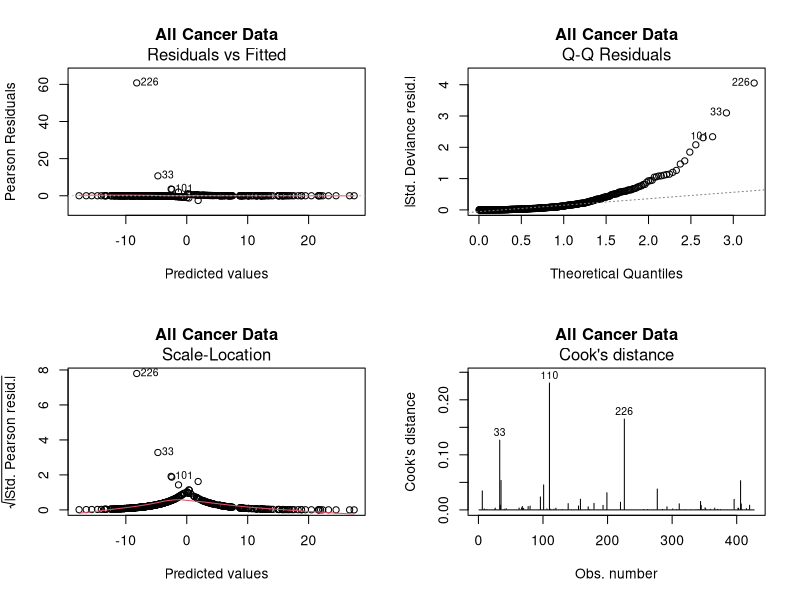
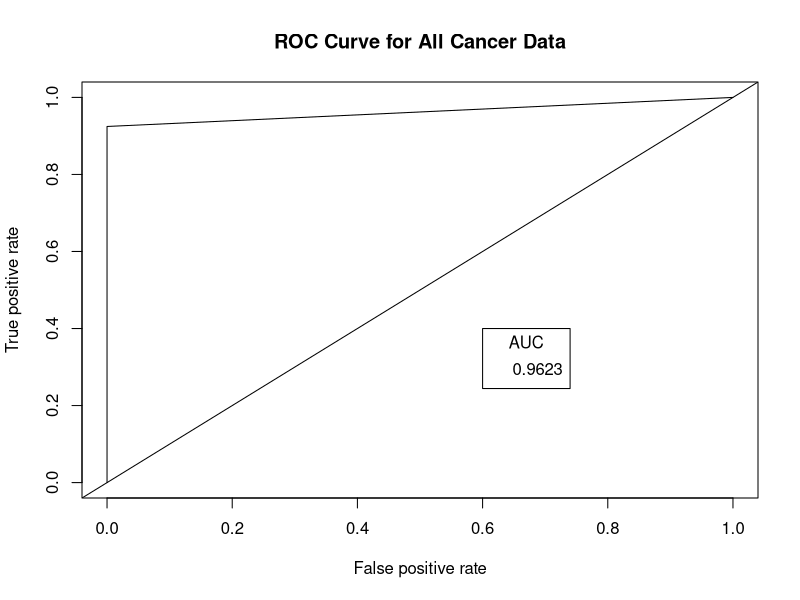
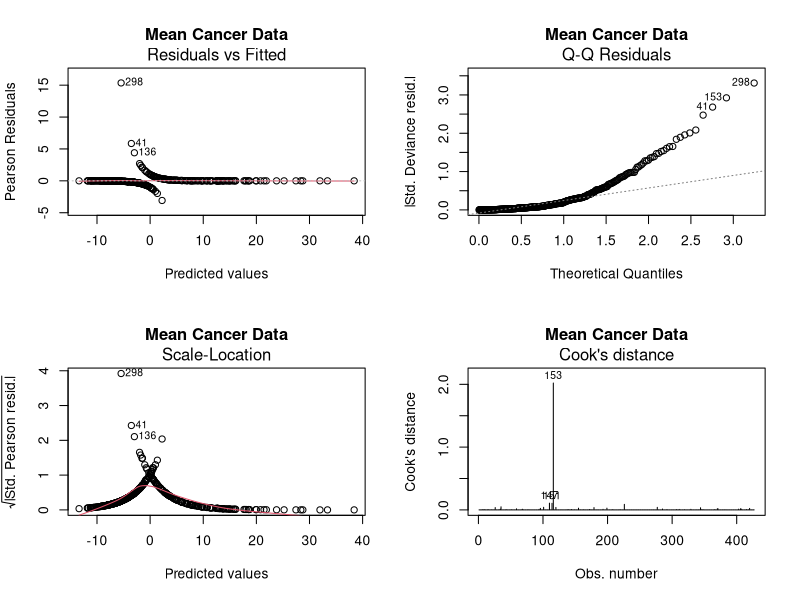
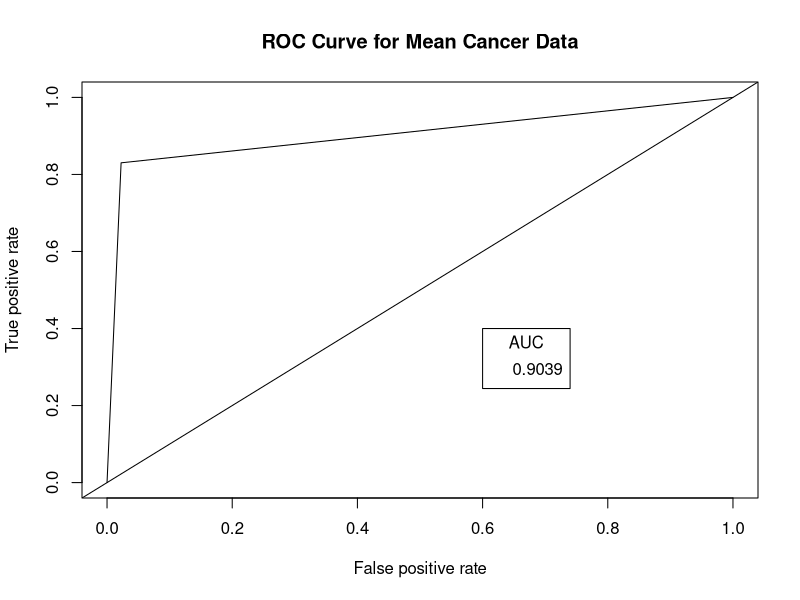
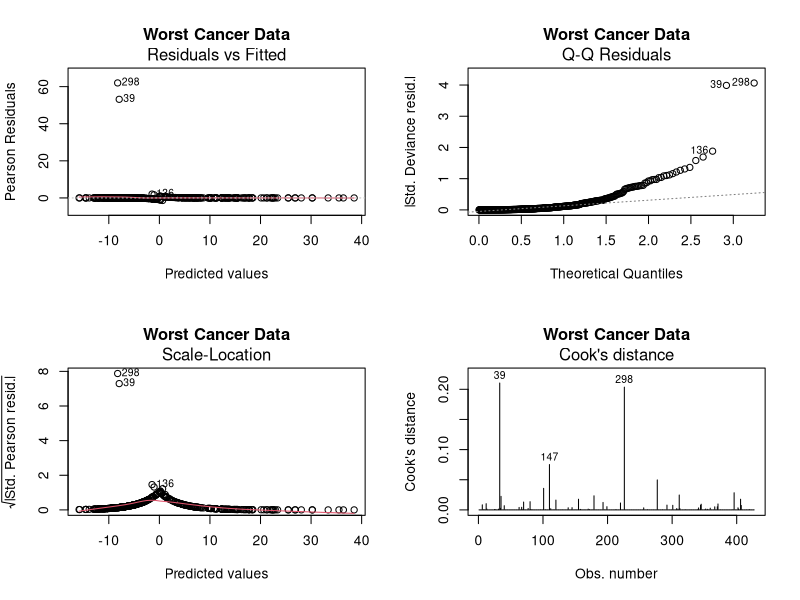
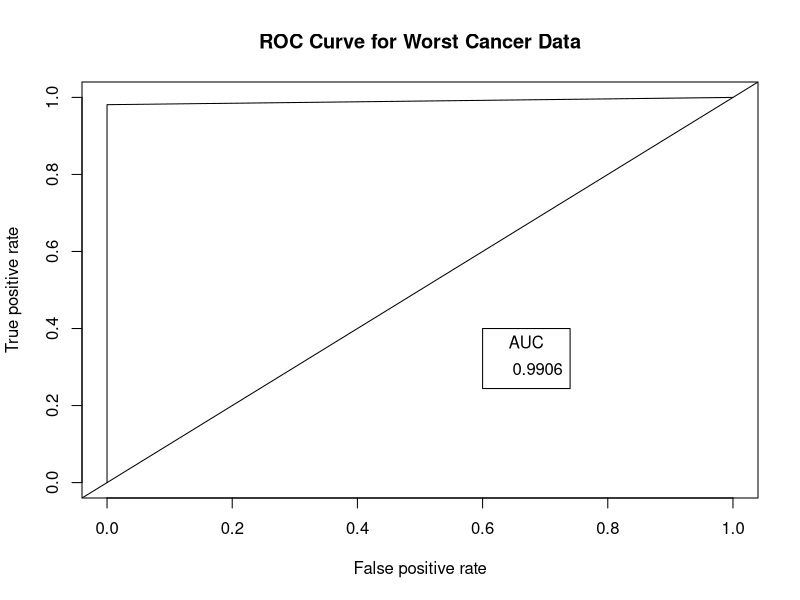

Reproduce these figures in R, in order.
### Installing necessary packages
#install.packages("tidyverse")
#install.packages("caTools") # For Logistic regression
#install.packages("ROCR")	 # For ROC curve to evaluate model
#install.packages("pscl")  # Model evaluation


### Loading package
library(plyr)
library(tidyverse)
library(caTools)
library(ROCR)
library(carData)
library(caret)
library(car)
library(pscl)


###load dataset
data_all <- readxl::read_xlsx("Breast Cancer data - CS 5610.xlsx")
#remove ids and standard errors, setting diagnosis to factor variable
# factor set 1 == "M", 0 == "B"
data_all <- data_all[,-1]
data_all <- data_all[, !grepl('_se', colnames(data_all))]
colnames(data_all)[c(9, 19)] <- c("concave_points_mean", "concave_points_worst")
data_all$diagnosis <- as.factor(data_all$diagnosis)
data_all$diagnosis <- as.integer(data_all$diagnosis)-1


### Summary of dataset in package
summary(data_all)
nrow(data_all)


### Correlation plot for whole dataset 
#pairs(data_all[-1])
findCorrelation(cor(data_all[-1]), cutoff = 0.75, names = TRUE)


### Splitting dataset dividing data 75/25 split
set.seed(99)
split <- sample.split(data_all$diagnosis, SplitRatio = 0.75)
head(split)

train_all <- subset(data_all, split == "TRUE")
test_all <- subset(data_all, split == "FALSE")


### Training model full model and summary output
logistic_full <- glm(diagnosis ~ ., data=train_all, family="binomial")
logistic_full

summary(logistic_full)

#Assessing Model Fit
#We can compute McFadden's R2 for our model using the pR2 function from the pscl package.

pR2(logistic_full)["McFadden"]
#A value of 0.9084415 is quite high for McFadden's R2, 
#which indicates that our model fits the data very well and has high predictive power.

#Variable Importance
varImp(logistic_full, sort = TRUE)

#calculate VIF values for each predictor variable in our model
vif(logistic_full)

#we can assume that multicollinearity is an issue in our model. So, we have 
#values above 5 indicate severe multicollinearity such that radius_worst and perimeter_worst.
# Set a VIF threshold. All the variables having higher VIF than threshold
#are dropped from the model
threshold=4.99


### Sequentially drop the variable with the largest VIF until
# all variables have VIF less than threshold
logistic_all <- logistic_full
drop=TRUE

aftervif=data.frame()
while(drop==TRUE) {
  vmodel=vif(logistic_all)
  aftervif=rbind.fill(aftervif,as.data.frame(t(vmodel)))
  if(max(vmodel)>threshold) {
    logistic_all=update(logistic_all,as.formula(paste(".","~",".","-",names(which.max(vmodel))))) }
  else { drop=FALSE }}

#Model after removing correlated Variables
summary(logistic_all)
vif(logistic_all)


### How variables removed sequentially
t_aftervif= as.data.frame(t(aftervif))

# Final (uncorrelated) variables with their VIFs
print(as.data.frame(vmodel))


### Use the Model to Make Predictions on test data
# Predict test data, converting to 0 or 1 based on 0.5 cutoff value
predict_reg <- predict(logistic_all, test_all, type = "response")
predict_reg <- ifelse(predict_reg > 0.5, 1, 0)
predict_reg <- as.vector(predict_reg)


### Model Diagnostics
# Diagnostics plots
par(mfrow = c(2,2))
plot(logistic_all, which = 1:4, main = "All Cancer Data")

### ROC-AUC Curve
ROCPred <- prediction(predict_reg, test_all$diagnosis)
ROCPer <- performance(ROCPred, measure = "tpr",
                      x.measure = "fpr")

auc <- performance(ROCPred, measure = "auc")
auc <- auc@y.values[[1]]
auc

### Plotting curve
par(mfrow = c(1,1))
plot(ROCPer, main = "ROC Curve for All Cancer Data")
abline(a = 0, b = 1)
auc <- round(auc, 4)
legend(.6, .4, auc, title = "AUC", cex = 1)


### Evaluating model accuracy
predict_reg <- factor(ifelse(predict_reg > 0.5, 1, 0),
                      labels = c("B", "M"))
test_all$diagnosis <- factor(ifelse(test_all$diagnosis > 0.5, 1, 0),
                             labels = c("B", "M"))
all_confusion <- caret::confusionMatrix(test_all$diagnosis, predict_reg,
                                        mode = 'everything',
                                        positive = 'M')
all_r2 <- pR2(logistic_all)["McFadden"]









###load dataset
data_mean <- read.csv("breast_cancer_mean.csv")

#r Setting diagnosis to factor variable: factor set 1 == "M", 0 == "B"
data_mean$diagnosis <- as.factor(data_mean$diagnosis)
data_mean$diagnosis <- as.integer(data_mean$diagnosis)-1


### Summary of dataset in package
summary(data_mean)
nrow(data_mean)


### Correlation plot for whole dataset 
#pairs(data_mean[-1])
findCorrelation(cor(data_mean[-1]), cutoff = 0.7, names = TRUE)


### Splitting dataset dividing data 75/25 split
set.seed(99)
split <- sample.split(data_mean$diagnosis, SplitRatio = 0.75)
head(split)

train_mean <- subset(data_mean, split == "TRUE")
test_mean <- subset(data_mean, split == "FALSE")


### Training model full model and summary output
logistic_mean <- glm(diagnosis ~ ., data=train_mean, family="binomial")
logistic_mean

summary(logistic_mean)

#Assessing Model Fit
#We can compute McFadden's R2 for our model using the pR2 function from the pscl package.

pR2(logistic_mean)["McFadden"]
#A value of 0.9084415 is quite high for McFadden's R2, 
#which indicates that our model fits the data very well and has high predictive power.

#Variable Importance
varImp(logistic_mean, sort = TRUE)

#calculate VIF values for each predictor variable in our model
vif(logistic_mean)

#we can assume that multicollinearity is an issue in our model. So, we have 
#values above 5 indicate severe multicollinearity such that radius_worst and perimeter_worst.
# Set a VIF threshold. All the variables having higher VIF than threshold
#are dropped from the model
threshold=4.99


### Sequentially drop the variable with the largest VIF until
# all variables have VIF less than threshold
drop=TRUE

aftervif=data.frame()
while(drop==TRUE) {
  vmodel=vif(logistic_mean)
  aftervif=rbind.fill(aftervif,as.data.frame(t(vmodel)))
  if(max(vmodel)>threshold) {
    logistic_mean=update(logistic_mean,as.formula(paste(".","~",".","-",names(which.max(vmodel))))) }
  else { drop=FALSE }}

#Model after removing correlated Variables
summary(logistic_mean)
vif(logistic_mean)


### How variables removed sequentially
t_aftervif= as.data.frame(t(aftervif))

# Final (uncorrelated) variables with their VIFs
print(as.data.frame(vmodel))


### Use the Model to Make Predictions on test data
# Predict test data, converting to 0 or 1 based on 0.5 cutoff value
predict_reg <- predict(logistic_mean, test_mean, type = "response")
predict_reg <- ifelse(predict_reg > 0.5, 1, 0)
predict_reg <- as.vector(predict_reg)


### Model Diagnostics
# Diagnostic plots
par(mfrow = c(2,2))
plot(logistic_mean, which = 1:4, main = "Mean Cancer Data")

# ROC-AUC Curve
ROCPred <- prediction(predict_reg, test_mean$diagnosis)
ROCPer <- performance(ROCPred, measure = "tpr",
                      x.measure = "fpr")

auc <- performance(ROCPred, measure = "auc")
auc <- auc@y.values[[1]]
auc

### Plotting curve
par(mfrow = c(1,1))
plot(ROCPer, main = "ROC Curve for Mean Cancer Data")
abline(a = 0, b = 1)
auc <- round(auc, 4)
legend(.6, .4, auc, title = "AUC", cex = 1)


### Evaluating model accuracy
predict_reg <- factor(ifelse(predict_reg > 0.5, 1, 0),
                      labels = c("B", "M"))
test_mean$diagnosis <- factor(ifelse(test_mean$diagnosis > 0.5, 1, 0),
                             labels = c("B", "M"))
mean_confusion<- caret::confusionMatrix(test_mean$diagnosis, predict_reg,
                       mode = 'everything',
                       positive = 'M')
mean_r2 <- pR2(logistic_mean)["McFadden"]

















###load dataset
data_worst <- read.csv("breast_cancer_worst.csv")

#r Setting diagnosis to factor variable: factor set 1 == "M", 0 == "B"
data_worst$diagnosis <- as.factor(data_worst$diagnosis)
data_worst$diagnosis <- as.integer(data_worst$diagnosis)-1


### Summary of dataset in package
summary(data_worst)
nrow(data_worst)


### Correlation plot for whole dataset 
#pairs(data_worst[-1])
findCorrelation(cor(data_worst[-1]), cutoff = 0.7, names = TRUE)


### Splitting dataset dividing data 75/25 split
set.seed(99)
split <- sample.split(data_worst$diagnosis, SplitRatio = 0.75)
head(split)

train_worst <- subset(data_worst, split == "TRUE")
test_worst <- subset(data_worst, split == "FALSE")


### Training model full model and summary output
logistic_worst <- glm(diagnosis ~ ., data=train_worst, family="binomial")
logistic_worst

summary(logistic_worst)

#Assessing Model Fit
#We can compute McFadden's R2 for our model using the pR2 function from the pscl package.

pR2(logistic_worst)["McFadden"]
#A value of 0.9084415 is quite high for McFadden's R2, 
#which indicates that our model fits the data very well and has high predictive power.

#Variable Importance
varImp(logistic_worst, sort = TRUE)

#calculate VIF values for each predictor variable in our model
vif(logistic_worst)

#we can assume that multicollinearity is an issue in our model. So, we have 
#values above 5 indicate severe multicollinearity such that radius_worst and perimeter_worst.
# Set a VIF threshold. All the variables having higher VIF than threshold
#are dropped from the model
threshold=4.99


### Sequentially drop the variable with the largest VIF until
# all variables have VIF less than threshold
drop=TRUE

aftervif=data.frame()
while(drop==TRUE) {
  vmodel=vif(logistic_worst)
  aftervif=rbind.fill(aftervif,as.data.frame(t(vmodel)))
  if(max(vmodel)>threshold) {
    logistic_worst=update(logistic_worst,as.formula(paste(".","~",".","-",names(which.max(vmodel))))) }
  else { drop=FALSE }}

#Model after removing correlated Variables
summary(logistic_worst)
vif(logistic_worst)


### How variables removed sequentially
t_aftervif= as.data.frame(t(aftervif))

# Final (uncorrelated) variables with their VIFs
print(as.data.frame(vmodel))


### Use the Model to Make Predictions on test data
# Predict test data, converting to 0 or 1 based on 0.5 cutoff value
predict_reg <- predict(logistic_worst, test_worst, type = "response")
predict_reg <- ifelse(predict_reg > 0.5, 1, 0)
predict_reg <- as.vector(predict_reg)


### Model Diagnostics
# Diagnostic plots
par(mfrow = c(2,2))
plot(logistic_worst, which = 1:4, main = "Worst Cancer Data")

# ROC-AUC Curve
ROCPred <- prediction(predict_reg, test_worst$diagnosis)
ROCPer <- performance(ROCPred, measure = "tpr",
                      x.measure = "fpr")

auc <- performance(ROCPred, measure = "auc")
auc <- auc@y.values[[1]]
auc

### Plotting curve
par(mfrow = c(1,1))
plot(ROCPer, main = "ROC Curve for Worst Cancer Data")
abline(a = 0, b = 1)
auc <- round(auc, 4)
legend(.6, .4, auc, title = "AUC", cex = 1)


### Evaluating model accuracy
predict_reg <- factor(ifelse(predict_reg > 0.5, 1, 0),
                      labels = c("B", "M"))
test_worst$diagnosis <- factor(ifelse(test_worst$diagnosis > 0.5, 1, 0),
                              labels = c("B", "M"))
worst_confusion<- caret::confusionMatrix(test_worst$diagnosis, predict_reg,
                       mode = 'everything',
                       positive = 'M')
worst_r2 <- pR2(logistic_worst)["McFadden"]







### Total Model Comparisons
all_confusion
all_r2

mean_confusion
mean_r2

worst_confusion
worst_r2
